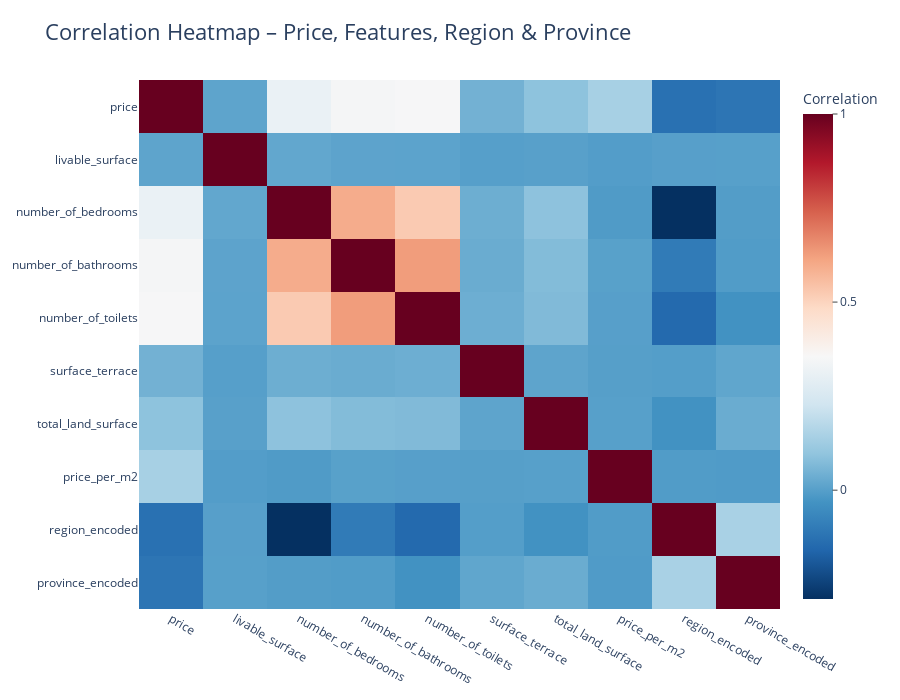

Notebook code for this chart:
### Code cell
import plotly.express as px

# Core variables we want in the heatmap
corr_vars = [
    "price",
    "livable_surface",
    "number_of_bedrooms",
    "number_of_bathrooms",
    "number_of_toilets",
    "surface_terrace",
    "total_land_surface",
    "price_per_m2",
]

# Add swimming_pool only if it exists
if "swimming_pool" in df_corr.columns:
    corr_vars.append("swimming_pool")

# Add encoded region/province if they exist
for extra in ["region_encoded", "province_encoded"]:
    if extra in df_corr.columns:
        corr_vars.append(extra)

print("Variables used in correlation heatmap:")
print(corr_vars)

# Build correlation matrix
corr_matrix = df_corr[corr_vars].corr()

# Plot heatmap
fig = px.imshow(
    corr_matrix,
    color_continuous_scale="RdBu_r",
    aspect="auto",
    title="Correlation Heatmap – Price, Features, Region & Province",
)

fig.update_traces(text=None)  # no numbers in cells

fig.update_layout(
    title_font_size=22,
    width=900,
    height=700,
    margin=dict(l=40, r=40, t=80, b=40),
    coloraxis_colorbar=dict(
        title="Correlation",
        tickvals=[-1, -0.5, 0, 0.5, 1],
        ticks="outside",
    ),
)

fig.show()

### Figure 1 — Plotly figure (JSON) as saved in the notebook; plotly's stock layout.template omitted (floating-point values rounded to 4 significant figures)
{"data": [{"coloraxis": "coloraxis", "hovertemplate": "x: %{x}<br>y: %{y}<br>color: %{z}<extra></extra>", "name": "0", "type": "heatmap", "x": ["price", "livable_surface", "number_of_bedrooms", "number_of_bathrooms", "number_of_toilets", "surface_terrace", "total_land_surface", "price_per_m2", "region_encoded", "province_encoded"], "xaxis": "x", "y": ["price", "livable_surface", "number_of_bedrooms", "number_of_bathrooms", "number_of_toilets", "surface_terrace", "total_land_surface", "price_per_m2", "region_encoded", "province_encoded"], "yaxis": "y", "z": [[1.0, 0.0121, 0.3096, 0.3435, 0.3508, 0.04652, 0.09128, 0.1411, -0.1291, -0.116], [0.0121, 1.0, 0.01899, 0.01084, 0.00995, 0.000262, 0.002849, -0.004724, 0.0005297, 0.0009156], [0.3096, 0.01899, 1.0, 0.5953, 0.5242, 0.03773, 0.09034, -0.01044, -0.2893, -0.005688], [0.3435, 0.01084, 0.5953, 1.0, 0.6275, 0.03222, 0.07355, 0.00348, -0.09896, -0.009157], [0.3508, 0.00995, 0.5242, 0.6275, 1.0, 0.0379, 0.06906, 0.0006517, -0.1482, -0.0344], [0.04652, 0.000262, 0.03773, 0.03222, 0.0379, 1.0, 0.01335, -0.000488, -0.004261, 0.0167], [0.09128, 0.002849, 0.09034, 0.07355, 0.06906, 0.01335, 1.0, 0.001659, -0.03464, 0.0323], [0.1411, -0.004724, -0.01044, 0.00348, 0.0006517, -0.000488, 0.001659, 1.0, -0.008594, -0.009894], [-0.1291, 0.0005297, -0.2893, -0.09896, -0.1482, -0.004261, -0.03464, -0.008594, 1.0, 0.1446], [-0.116, 0.0009156, -0.005688, -0.009157, -0.0344, 0.0167, 0.0323, -0.009894, 0.1446, 1.0]]}], "layout": {"coloraxis": {"colorbar": {"ticks": "outside", "tickvals": [-1, -0.5, 0, 0.5, 1], "title": {"text": "Correlation"}}, "colorscale": [[0, "rgb(5,48,97)"], [0.1, "rgb(33,102,172)"], [0.2, "rgb(67,147,195)"], [0.3, "rgb(146,197,222)"], [0.4, "rgb(209,229,240)"], [0.5, "rgb(247,247,247)"], [0.6, "rgb(253,219,199)"], [0.7, "rgb(244,165,130)"], [0.8, "rgb(214,96,77)"], [0.9, "rgb(178,24,43)"], [1, "rgb(103,0,31)"]]}, "height": 700, "margin": {"b": 40, "l": 40, "r": 40, "t": 80}, "title": {"font": {"size": 22}, "text": "Correlation Heatmap – Price, Features, Region & Province"}, "width": 900, "xaxis": {"anchor": "y", "domain": [0, 1]}, "yaxis": {"anchor": "x", "autorange": "reversed", "domain": [0, 1]}}}
